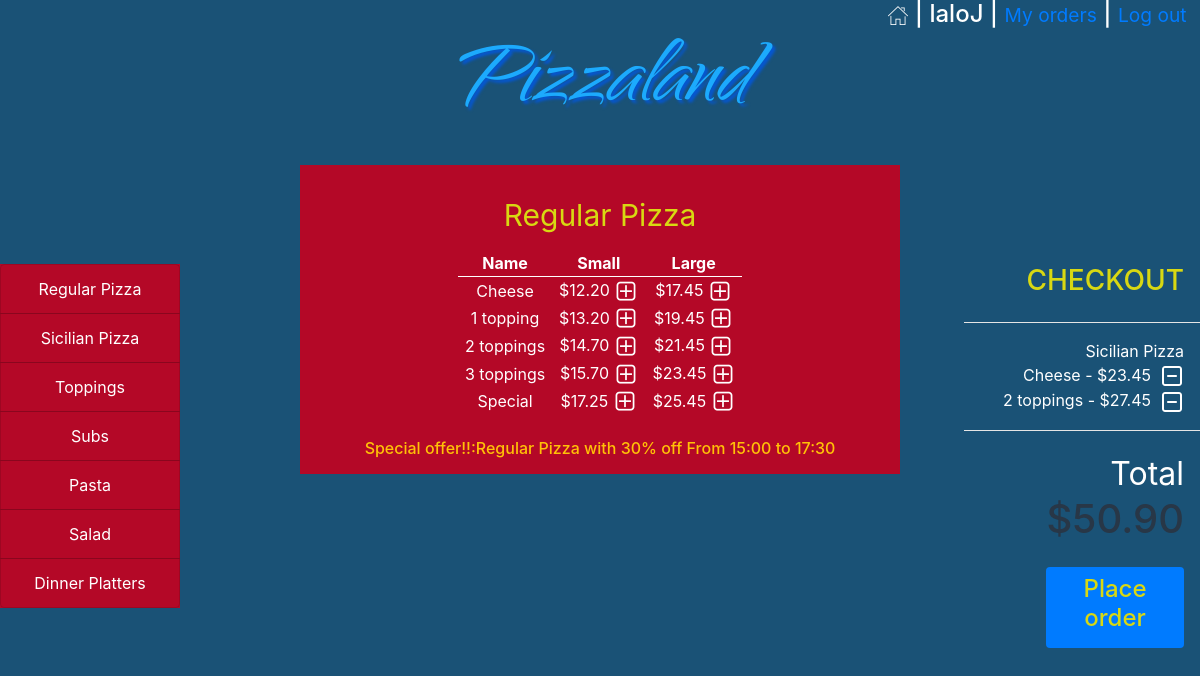
Screenshot of /menu/Regular Pizza (signed in) with the database file from the repository.
### orders/models.py (models this page shows, shortened)
class Category(models.Model):
    name=models.CharField(max_length=64)
    def __str__(self):
        return f"{self.name}"

class Regular_pizza(models.Model):
    name=models.CharField(max_length=64)
    small=models.DecimalField(max_digits=4,decimal_places=2)
    large=models.DecimalField(max_digits=4,decimal_places=2)

class Order2(models.Model):
    user=models.ForeignKey(User,on_delete=models.CASCADE)
    number=models.IntegerField()
    category=models.CharField(max_length=64,null=True)
    name=models.CharField(max_length=64)
    price=models.DecimalField(max_digits=4,decimal_places=2)
    def __str__(self):
        return f"{self.name} - ${self.price} "

### orders/views.py (the view)
# urls.py: path("menu/<str:category>", views.menu, name="menu"),
def menu(request,category):
    menu,columns=findTable(category)
    order_number=User_order.objects.get(user=request.user,status='initiated').order_number
    context = {
        "user":request.user,
        "Checkout":Order2.objects.filter(user=request.user,number=order_number),
        "Checkout_category":Order2.objects.filter(user=request.user,number=order_number).values_list('category').distinct(),
        "Total":list(Order2.objects.filter(user=request.user,number=order_number).aggregate(Sum('price')).values())[0],
        "Category": Category.objects.all(),
        "Active_category":category,
        "Menu": menu,
        "Columns":columns,
        "Topping_price": 0.00,
        "Order_number":order_number
    }
    return render(request,"menu.html",context)

### orders/views.py (called while the page is built)
def findTable(category):
    if category == "Regular Pizza":
        menu=Regular_pizza.objects.all()
        columns=3
    elif category == "Sicilian Pizza":
        menu=Sicilian_pizza.objects.all()
        columns=3
    elif category == "Toppings":
        menu=Topping.objects.all()
        columns=1
    elif category == "Subs":
        menu=Sub.objects.all()
        columns=3
    elif category == "Pasta":
        menu=Pasta.objects.all()
        columns=2
    elif category == "Salad":
        menu=Salad.objects.all()
        columns=2
    elif category == "Dinner Platters":
        menu=Dinner_platter.objects.all()
        columns=3
    return menu,columns

### orders/templates/menu.html (shortened to what this page needs)
{% extends "layout.html" %}
{% block body%}
<div style="background-color:#B40827;" class='p-3'>
    <table class='table-small w-50 mx-auto text-center '>
        <caption style='caption-side:top;color:#D8D812 ;font-size: 30px;text-align: center'>{{Active_category}}</caption>
        {% if Columns == 3 %}
        <thead class='thead-light'>
            <tr >
                <th>Name</th>
                <th>Small</th>
                <th>Large</th>
            </tr>
        </thead>
        <tbody>
            {% for row in Menu %}
            <tr>
                {% load static %}
                <td>{{row.name}}</td>
                {% if row.small == None %}
                    <td></td>
                {% else %}
                    <td>${{row.small}}&nbsp;<a href="{% url 'add' Active_category row.name row.small %}"><img class='plus' src="{% static 'plus.png' %}"></a></td>
                {% endif %}
                <td>${{row.large}}&nbsp;<a href="{% url 'add' Active_category row.name row.large %}"><img class='plus' src="{% static 'plus.png' %}"></a></td>
            </tr>
            {% endfor %}
        </tbody>
        {% endif %}
    </table>
</div>
{% if Active_category == 'Regular Pizza' or Active_category == 'Sicilian Pizza'  %}
    <div class='text-center p-2'>
        <h6 class='text-warning mx-auto'>Special offer!!:Regular Pizza with 30% off From 15:00 to 17:30</h6>
{% endif %}
{% endblock %}

### orders/templates/layout.html (shortened to what this page needs)
<!DOCTYPE html>
<html style="height:100%">
<head>
    {% load static %}
    <link rel="stylesheet" type="text/css" href="{% static 'styles.css' %}">
    <link rel="stylesheet" href="https://maxcdn.bootstrapcdn.com/bootstrap/4.1.3/css/bootstrap.min.css">
</head>
<body style="height:100%">
    {% if Category %}
    <div id='username' style="background-color:#1A5276;">
        <h4 class='px-2' ><a href="{% url 'index' %}"><img src="{% static 'home.png' %}"></a> |
            {{user.username}} |
            {% if not user.is_superuser %}
            <small><a href="{% url 'my_orders' Order_number %}">My orders</a></small> |
            {% endif %}
            <small><a href="{% url 'logout' %}"> Log out&nbsp;</a></small>
        </h4>
    </div>
    {% endif %}
    <p id='logo' style="color:red;font-style: italic;" class='text-center m-0'><a href="{% url 'index' %}">Pizzaland</a></p>
    <div id='category' style="background-color:#B40827;" class="list-group text-center">
        {% for category in Category %}
        <a href="{% url 'menu' category  %}" class="list-group-item list-group-item-action list-group-item-secondary">{{category}}</a>
        {% endfor %}
    </div>
    <div id='center_box' style="background-color:#B40827;" class='w-50  mx-auto  '>
        {% block body%}
        {% endblock %}
    </div>
    <div id='checkout' class='list-group text-right '>
    {% if Category %}
        <h3 style="color:#D8D812;" class=' text-right pr-3'>CHECKOUT</h3>
        <ul >
            <hr class='bg-white'>
            {% for check_cat in Checkout_category %}
                <li style="color:#FFFFFF;" class='text-white text-right pr-3'>{{check_cat|cut:"("|cut:")"|cut:","|cut:"'"}}</li>
                {% for row in Checkout %}
                {% if row.category == check_cat|cut:"("|cut:")"|cut:","|cut:"'"  %}
                <li style="color:#FFFFFF;" class='pr-3'>{{row}}&nbsp;<a href="{% url 'delete' row.category row.name row.price %}"><img class='plus rounded' src="{% static 'minus.png' %}"></a></li>
                {% endif %}
                {% endfor %}
            {% endfor %}
            <hr class='bg-white'>
            <li class='text-white text-right pr-3 '><h1 style="color:#283747;"><small style="color:#283747;" class='text-white'>Total</small> ${{Total|floatformat:2}}</h1></li>
        </ul>
    <a id='place_order'  href="{% url 'my_orders' Order_number %}"><div  class='bg-primary w-50 rounded p-2  ml-auto mr-3 text-center '><h4 style="color:#D8D812;">Place order</h4></div></a>
    {% endif %}
    </div>
</body>
</html>

### orders/static/styles.css (style rules this page uses)
#category { position: absolute; top:33%; width:15%; }
#category a { color:white; background-color: transparent; }
#logo { padding:0px; font-family: webLogo ; font-size: 110px; text-shadow: 3px 3px 3px rgb(5, 87, 211); }
#logo a:link, #place_order:link, #confirm_order:link { color:rgb(28, 170, 253); }
#center_box,#username { background-color: rgba(0, 0, 0, 0.9); color: white; }
th { border-bottom: 1px solid white; }
#checkout { color:white; position: absolute; top:33%; right:0%; width:23%; }
#username { position: absolute; right: 0; }
li { list-style-type: none; }

### orders/templates/layout.html (style rules this page uses)
body { background-color: #1A5276; }

### rows the page displays
Category: name "Regular Pizza"
Category: name "Sicilian Pizza"
Category: name "Toppings"
Category: name "Subs"
Category: name "Pasta"
Category: name "Salad"
Category: name "Dinner Platters"
Regular_pizza: name "Cheese", small "12.20", large "17.45"
Regular_pizza: name "1 topping", small "13.20", large "19.45"
Regular_pizza: name "2 toppings", small "14.70", large "21.45"
Regular_pizza: name "3 toppings", small "15.70", large "23.45"
Regular_pizza: name "Special", small "17.25", large "25.45"
Order2: name+price "Cheese - $23.45"
Order2: name+price "2 toppings - $27.45"

### other values shown
{{ user.username }} "laloJ"
{{ check_cat|cut:"("|cut:")"|cut:","|cut:"'" }} "Sicilian Pizza"
